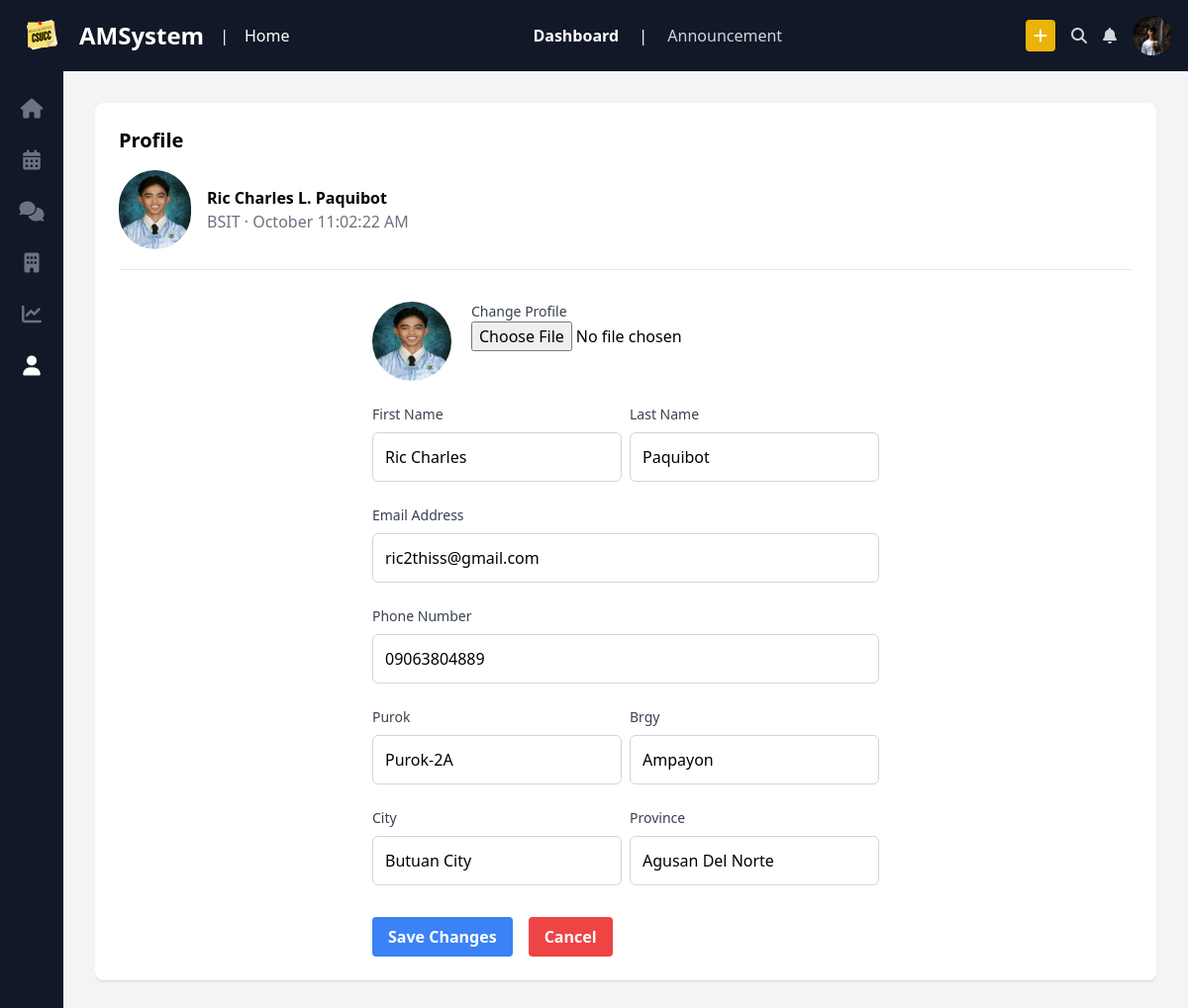
The app's page /edit-profile (signed in) with its own data.
### tables this page shows
CREATE TABLE `users` (
  `user_id` int(11) NOT NULL,
  `id_number` varchar(20) NOT NULL,
  `first_name` varchar(50) NOT NULL,
  `last_name` varchar(50) NOT NULL,
  `middle_initial` char(1) DEFAULT NULL,
  `email` varchar(100) NOT NULL,
  `password` varchar(255) NOT NULL,
  `department_id` int(11) DEFAULT NULL,
  `program_id` int(11) DEFAULT NULL,
  `contact_number` varchar(15) DEFAULT NULL,
  `address_purok` varchar(50) DEFAULT NULL,
  `address_barangay` varchar(50) DEFAULT NULL,
  `address_city` varchar(50) DEFAULT NULL,
  `address_zip` varchar(10) DEFAULT NULL,
  `address_province` varchar(50) DEFAULT NULL,
  `gender` enum('Male','Female','Other') DEFAULT NULL,
  `role_id` int(11) DEFAULT NULL,
  `photo` varchar(255) NOT NULL,
  `created_at` timestamp NOT NULL DEFAULT current_timestamp()
);

CREATE TABLE `programs` (
  `program_id` int(11) NOT NULL,
  `program_name` varchar(100) NOT NULL,
  `department_id` int(11) DEFAULT NULL
);

### Controller/Views.php (called while the page is built)
<?php
class View {
    public static function render($view, $data = []) {
        extract($data);
        require "./Views/{$view}.php";
    }
}

### Controller/EditProfileController.php (called while the page is built, shortened)
<?php
require('./Model/UserModel.php');
class EditProfileController extends Users{
    public static function show(){
        $userModel = new Users();
        $userData = $userModel->getUserById($_SESSION['user_id']);
        View::render('edit-profile', ["userData"=>$userData]);
    }
}

### index.php (called while the page is built, shortened)
<?php
require('./Controller/Views.php');
require('./Controller/Route.php');
$path = isset($_GET["path"]) ? $_GET["path"] : "";
Route::get('/edit-profile', function(){
    require_once('./Controller/EditProfileController.php');
    EditProfileController::show();
});
$requestUri = "/".$path ;
Route::dispatch($requestUri);

### Db.php (called while the page is built)
<?php
class Database {
    private $host = "localhost";
    private $username = "root";
    private $password = "";
    private $database = "amsystemv3";
    public function Connect(){
        try {
            $conn = new PDO("mysql:host=$this->host;dbname=$this->database", $this->username, $this->password);
            $conn->setAttribute(PDO::ATTR_ERRMODE, PDO::ERRMODE_EXCEPTION);
            return $conn;
        } catch (PDOException $e) {
            echo "Connection failed: " . $e->getMessage();
            exit;
        }
    }
}

### Model/UserModel.php (called while the page is built, shortened)
<?php
require('./Db.php');
class Users extends Database {
    public function getUserById($user_id) {
        $stmt = $this->Connect()->prepare("SELECT *,DATE(created_at) AS date_only,
                                           TIME_FORMAT(created_at, '%h:%i:%s %p') AS time_only,
                                           MONTHNAME(created_at) AS month_name , role_name,
                                           d.department_name, p.program_name
                                           FROM users
                                           INNER JOIN roles on users.role_id = roles.role_id
                                           INNER JOIN departments d on users.department_id = d.department_id
                                           INNER JOIN programs p on users.program_id = p.program_id
                                           WHERE user_id = :user_id");
        $stmt->execute(['user_id' => $user_id]);
        return $stmt->fetch();
    }
}

### Views/edit-profile.php (the view, shortened to what this page needs)
<!DOCTYPE html>
<html lang="en">
<head>
    <script src="https://cdn.tailwindcss.com"></script>
    <link rel="stylesheet" href="https://cdnjs.cloudflare.com/ajax/libs/font-awesome/6.4.2/css/all.min.css">
    <link href="https://cdn.jsdelivr.net/npm/quill@2.0.2/dist/quill.snow.css" rel="stylesheet" />
</head>
<body class="bg-gray-100">
    <header class="bg-gray-900 text-white p-4 flex justify-between items-center sticky top-0 z-50">
        <div class="flex items-center space-x-4">
            <img src="./assets/ams-logo.svg" alt="CSUCC logo" class="w-12">
            <h1 class="text-2xl font-bold">AMSystem</h1>
            <span class="mx-4">|</span>
            <p>Home</p>
        </div>
        <nav class="space-x-4">
            <a href="#" class="text-white font-bold">Dashboard</a>
            <span class="mx-4">|</span>
            <a href="#" class="text-gray-300 hover:text-white">Announcement</a>
        </nav>
        <div class="flex items-center space-x-4">
            <button class="bg-yellow-500 px-2 py-1 rounded">
                <i class="fa-solid fa-plus"></i>
            </button>
            <button class="text-gray-300"><i class="fa-solid fa-magnifying-glass"></i></button>
            <button class="text-gray-300"><i class="fa-solid fa-bell"></i></button>
            <img src="./assets/profile.jpg" alt="Profile" class="w-10 h-10 rounded-full">
        </div>
    </header>
    <main class="flex">
        <aside class="w-16 bg-gray-900 text-white flex flex-col items-center space-y-6 py-6 sticky top-14 h-screen">
            <a href="./home" class="text-gray-500"><i class="fa-solid fa-house text-xl"></i></a>
            <a href="#" class="text-gray-500"><i class="fa-solid fa-calendar-days text-xl"></i></a>
            <a href="#" class="text-gray-500"><i class="fa-solid fa-comments text-xl"></i></a>
            <a href="#" class="text-gray-500"><i class="fa-solid fa-building text-xl"></i></a>
            <a href="#" class="text-gray-500"><i class="fa-solid fa-chart-line text-xl"></i></a>
            <a href="./dashboard" class="text-white"><i class="fa-solid fa-user text-xl"></i></a>
        </aside>
        <section class="flex-1 p-8 flex space-x-8">
            <div class="flex-1 overflow-y-auto h-100vh">
                <div class="bg-white p-6 rounded-lg shadow mb-8">
                    <h2 class="text-xl font-bold mb-4">Profile</h2>
                    <div class="flex items-center space-x-4 ">
                        <img src="<?= $userData["photo"]?>" alt="Profile" class="w-20 h-20 rounded-full">
                        <div class="flex justify-between size-full">
                            <div>
                                <h3 class="font-bold" id="user-name"><?php echo $userData["first_name"] . " " . $userData["middle_initial"] . ". " . $userData["last_name"]; ?></h3>
                                <p class="text-gray-500"><span id="program"><?= $userData["program_name"]?></span> · <span id="month_name"><?=$userData["month_name"]?></span> <span id="time_only"><?=$userData["time_only"]?></span></p>
                            </div>
                        </div>
                    </div>
                    <hr class="mt-5">
                    <form action="./edit-profile" method="POST" enctype="multipart/form-data" class="w-full max-w-lg mx-auto mt-8">
                        <div class="flex flex-col space-y-6">
                             <div class="profile flex space-x-5">
                                <img src="<?= $userData["photo"]?>" alt="" class="w-20 h-20 rounded-full">
                                <div>
                                    <label for="profile" class="block text-sm font-medium text-gray-700">Change Profile</label>
                                    <input type="file" id="profile" name="profile">
                                </div>
                             </div>
                            <div class="flex justify-between gap-2">
                                <div class="flex-auto">
                                    <label for="firstname" class="block text-sm font-medium text-gray-700">First Name</label>
                                    <input type="text" id="firstname" name="firstname" placeholder="Enter your full name" value="<?=$userData["first_name"]?>"
                                        class="mt-2 p-3 w-full border border-gray-300 rounded-md focus:outline-none focus:ring-2 focus:ring-blue-500 focus:border-transparent">
                                </div>
                                <div class="flex-auto">
                                    <label for="lastname" class="block text-sm font-medium text-gray-700">Last Name</label>
                                    <input type="text" id="lastname" name="lastname" placeholder="Enter your full name" value="<?=$userData["last_name"]?>"
                                        class="mt-2 p-3 w-full border border-gray-300 rounded-md focus:outline-none focus:ring-2 focus:ring-blue-500 focus:border-transparent">
                                </div>
                            </div>
                            <div>
                                <label for="email" class="block text-sm font-medium text-gray-700">Email Address</label>
                                <input type="email" id="email" name="email" placeholder="Enter your email" value="<?=$userData["email"]?>"
                                    class="mt-2 p-3 w-full border border-gray-300 rounded-md focus:outline-none focus:ring-2 focus:ring-blue-500 focus:border-transparent">
                            </div>
                            <div>
                                <label for="phone" class="block text-sm font-medium text-gray-700">Phone Number</label>
                                <input type="number" id="phone" name="phone" placeholder="Enter your phone number" value="<?=$userData["contact_number"]?>"
                                    class="mt-2 p-3 w-full border border-gray-300 rounded-md focus:outline-none focus:ring-2 focus:ring-blue-500 focus:border-transparent">
                            </div>
                            <div class="flex justify-between gap-2">
                                <div class="flex-auto">
                                    <label for="purok" class="block text-sm font-medium text-gray-700">Purok</label>
                                    <input type="text" id="purok" name="purok" placeholder="Enter your full name" value="<?=$userData["address_purok"]?>"
                                        class="mt-2 p-3 w-full border border-gray-300 rounded-md focus:outline-none focus:ring-2 focus:ring-blue-500 focus:border-transparent">
                                </div>
                                <div class="flex-auto">
                                    <label for="brgy" class="block text-sm font-medium text-gray-700">Brgy</label>
                                    <input type="text" id="brgy" name="brgy" placeholder="Enter your full name" value="<?=$userData["address_barangay"]?>"
                                        class="mt-2 p-3 w-full border border-gray-300 rounded-md focus:outline-none focus:ring-2 focus:ring-blue-500 focus:border-transparent">
                                </div>
                            </div>
                            <div class="flex justify-between gap-2">
                                <div class="flex-auto">
                                    <label for="city" class="block text-sm font-medium text-gray-700">City</label>
                                    <input type="text" id="city" name="city" placeholder="Enter your full name" value="<?=$userData["address_city"]?>"
                                        class="mt-2 p-3 w-full border border-gray-300 rounded-md focus:outline-none focus:ring-2 focus:ring-blue-500 focus:border-transparent">
                                </div>
                                <div class="flex-auto">
                                    <label for="province" class="block text-sm font-medium text-gray-700">Province</label>
                                    <input type="text" id="province" name="province" placeholder="Enter your full name" value="<?=$userData["address_province"]?>"
                                        class="mt-2 p-3 w-full border border-gray-300 rounded-md focus:outline-none focus:ring-2 focus:ring-blue-500 focus:border-transparent">
                                </div>
                            </div>
                        </div>
                        <div class="flex space-x-4 mt-8">
                            <button type="submit" class="bg-blue-500 hover:bg-blue-700 text-white font-bold py-2 px-4 rounded">
                                Save Changes
                            </button>
                            <button type="button" href="./edit-profile" class="bg-red-500 hover:bg-red-700 text-white font-bold py-2 px-4 rounded">
                                Cancel
                            </button>
                        </div>
                    </form>
                </div>
            </div>
        </section>
    </main>
</body>
</html>

### Controller/Route.php (shortened to what this page needs)
<?php
class Route {
    private static $getRoutes = [];
    private static $postRoutes = [];
    public static function get($path, $callback) {
        self::$getRoutes[$path] = $callback;
    }
    public static function post($path, $callback) {
        self::$postRoutes[$path] = $callback;
    }
    public static function dispatch($requestUri) {
        $requestMethod = $_SERVER['REQUEST_METHOD'];
        $routes = $requestMethod === 'GET' ? self::$getRoutes : self::$postRoutes;
        foreach ($routes as $route => $callback) {
            $pattern = preg_replace('/\{[a-zA-Z0-9_]+\}/', '([a-zA-Z0-9_]+)', $route);
            $pattern = str_replace('/', '\/', $pattern);
            if (preg_match('/^' . $pattern . '$/', $requestUri, $matches)) {
                array_shift($matches);
                return call_user_func_array($callback, $matches);
            }
        }
    }
}

### records on screen
users: photo (placeholder picture), first_name "Ric Charles", middle_initial "L", last_name "Paquibot", program.program_name "BSIT", month_name "October", time_only "11:02:22 AM", firstname "Ric Charles", lastname "Paquibot", email "ric2thiss@gmail.com", phone "09063804889", purok "Purok-2A", brgy "Ampayon", city "Butuan City", province "Agusan Del Norte"
